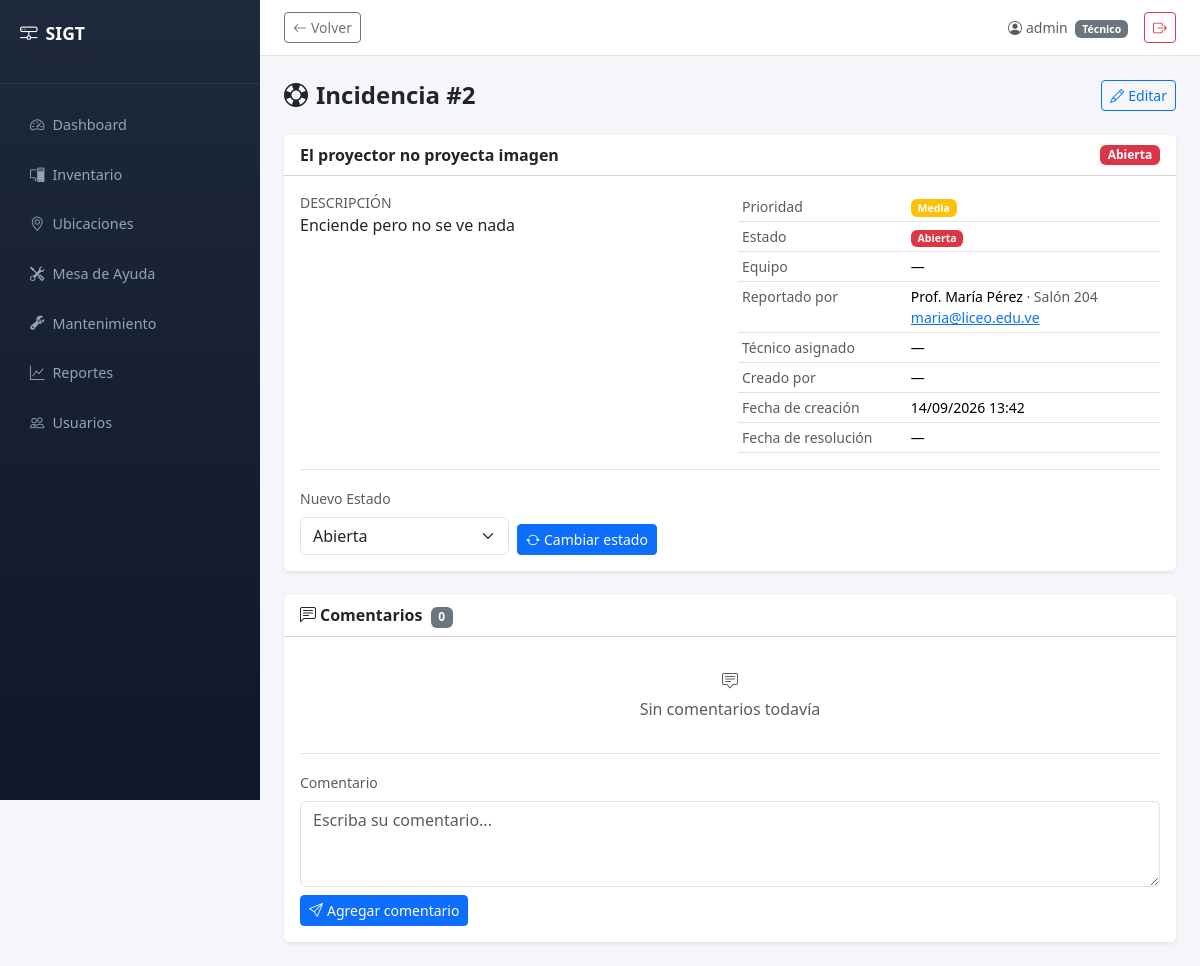
The page /mesa-ayuda/2/ (signed in) on the database its author committed.
### usuarios/models.py (models this page shows, shortened)
class User(AbstractUser):
    ROL_CHOICES = [
        ('admin', 'Administrador'),
        ('tecnico', 'Técnico'),
    ]
    rol = models.CharField(max_length=10, choices=ROL_CHOICES, default='tecnico')
    telefono = models.CharField(max_length=20, blank=True)
    class Meta:
        verbose_name = 'usuario'
        verbose_name_plural = 'usuarios'

### mesa_ayuda/models.py (models this page shows, shortened)
class Incidencia(models.Model):
    PRIORIDAD_CHOICES = [
        ('baja', 'Baja'),
        ('media', 'Media'),
        ('alta', 'Alta'),
        ('urgente', 'Urgente'),
    ]
    ESTADO_CHOICES = [
        ('abierta', 'Abierta'),
        ('en_proceso', 'En Proceso'),
        ('resuelta', 'Resuelta'),
        ('cerrada', 'Cerrada'),
    ]
    titulo = models.CharField(max_length=200)
    descripcion = models.TextField()
    nombre_reportero = models.CharField(max_length=150, blank=True, help_text='Nombre de quien reporta (si no es usuario del sistema)')
    area = models.CharField(max_length=100, blank=True, help_text='Salón / área donde ocurrió la falla')
    contacto = models.CharField(max_length=100, blank=True, help_text='Email o teléfono de contacto del reportero')
    equipo = models.ForeignKey(
        'inventario.Equipo', on_delete=models.SET_NULL,
        null=True, blank=True, related_name='incidencias'
    )
    prioridad = models.CharField(max_length=10, choices=PRIORIDAD_CHOICES, default='media')
    estado = models.CharField(max_length=15, choices=ESTADO_CHOICES, default='abierta')
    tecnico_asignado = models.ForeignKey(
        settings.AUTH_USER_MODEL, on_delete=models.SET_NULL,
        null=True, blank=True, related_name='incidencias_asignadas'
    )
    creado_por = models.ForeignKey(
        settings.AUTH_USER_MODEL, on_delete=models.SET_NULL,
        null=True, related_name='incidencias_creadas'
    )
    fecha_creacion = models.DateTimeField(auto_now_add=True)
    fecha_resolucion = models.DateTimeField(null=True, blank=True)
    class Meta:
        ordering = ['-fecha_creacion']
        permissions = [
            ('puede_cerrar_incidencia', 'Puede cerrar incidencias'),
        ]
    @property
    def prioridad_color(self):
        return {'baja': 'info', 'media': 'warning', 'alta': 'danger', 'urgente': 'dark'}.get(self.prioridad, 'secondary')
    @property
    def estado_color(self):
        return {
            'abierta': 'danger', 'en_proceso': 'warning',
            'resuelta': 'success', 'cerrada': 'secondary'
        }.get(self.estado, 'secondary')

### mesa_ayuda/views.py (the view)
# urls.py: path('<int:pk>/', views.IncidenciaDetailView.as_view(), name='detalle'),
class IncidenciaDetailView(LoginRequiredMixin, DetailView):
    model = Incidencia
    template_name = 'mesa_ayuda/incidencia_detail.html'
    context_object_name = 'incidencia'
    def get_context_data(self, **kwargs):
        context = super().get_context_data(**kwargs)
        context['comentario_form'] = ComentarioForm()
        context['estado_form'] = IncidenciaEstadoForm()
        incidencia = self.get_object()
        context['can_change_estado'] = (
            self.request.user.has_perm('mesa_ayuda.change_incidencia')
            or (incidencia.tecnico_asignado is not None and incidencia.tecnico_asignado == self.request.user)
        )
        return context

### mesa_ayuda/forms.py
class ComentarioForm(forms.ModelForm):
    class Meta:
        model = Comentario
        fields = ['texto']
        widgets = {
            'texto': forms.Textarea(attrs={'class': 'form-control', 'rows': 3, 'placeholder': 'Escriba su comentario...'}),
        }
        labels = {
            'texto': 'Comentario',
        }

class IncidenciaEstadoForm(forms.Form):
    estado = forms.ChoiceField(
        choices=Incidencia.ESTADO_CHOICES,
        widget=forms.Select(attrs={'class': 'form-select'}),
        label='Nuevo Estado',
    )

### mesa_ayuda/templates/mesa_ayuda/incidencia_detail.html (shortened to what this page needs)
{% extends "base.html" %}
{% block content %}
<div class="d-flex justify-content-between align-items-center mb-4">
    <h4 class="fw-bold mb-0"><i class="bi bi-life-preserver me-2"></i>Incidencia #{{ incidencia.pk }}</h4>
    <div class="d-flex gap-2">
        {% if perms.mesa_ayuda.change_incidencia %}
        <a href="{% url 'mesa_ayuda:editar' incidencia.pk %}" class="btn btn-outline-primary btn-sm">
            <i class="bi bi-pencil me-1"></i>Editar
        </a>
        {% endif %}
    </div>
</div>
<div class="card border-0 shadow-sm mb-4">
    <div class="card-header bg-white d-flex justify-content-between align-items-center">
        <span class="fw-semibold">{{ incidencia.titulo }}</span>
        <span class="badge bg-{{ incidencia.estado_color }}">{{ incidencia.get_estado_display }}</span>
    </div>
    <div class="card-body">
        <div class="row g-3">
            <div class="col-md-6">
                <div class="small text-muted text-uppercase">Descripción</div>
                <div class="mb-3">{{ incidencia.descripcion|linebreaks }}</div>
            </div>
            <div class="col-md-6">
                <table class="table table-sm small mb-0">
                    <tbody>
                        <tr>
                            <th class="text-muted fw-normal" style="width:40%">Prioridad</th>
                            <td><span class="badge bg-{{ incidencia.prioridad_color }}">{{ incidencia.get_prioridad_display }}</span></td>
                        </tr>
                        <tr>
                            <th class="text-muted fw-normal">Estado</th>
                            <td><span class="badge bg-{{ incidencia.estado_color }}">{{ incidencia.get_estado_display }}</span></td>
                        </tr>
                        <tr>
                            <th class="text-muted fw-normal">Equipo</th>
                            <td>{{ incidencia.equipo|default:"—" }}</td>
                        </tr>
                        {% if incidencia.nombre_reportero %}
                        <tr>
                            <th class="text-muted fw-normal">Reportado por</th>
                            <td>{{ incidencia.nombre_reportero }}
                                {% if incidencia.area %}<span class="text-muted">· {{ incidencia.area }}</span>{% endif %}
                                {% if incidencia.contacto %}<span class="text-muted"><a href="mailto:{{ incidencia.contacto }}">{{ incidencia.contacto }}</a></span>{% endif %}
                            </td>
                        </tr>
                        {% endif %}
                        <tr>
                            <th class="text-muted fw-normal">Técnico asignado</th>
                            <td>{% if incidencia.tecnico_asignado %}{{ incidencia.tecnico_asignado.get_full_name|default:incidencia.tecnico_asignado.username }}{% else %}—{% endif %}</td>
                        </tr>
                        <tr>
                            <th class="text-muted fw-normal">Creado por</th>
                            <td>{% if incidencia.creado_por %}{{ incidencia.creado_por.get_full_name|default:incidencia.creado_por.username }}{% else %}—{% endif %}</td>
                        </tr>
                        <tr>
                            <th class="text-muted fw-normal">Fecha de creación</th>
                            <td>{{ incidencia.fecha_creacion|date:"d/m/Y H:i" }}</td>
                        </tr>
                        <tr>
                            <th class="text-muted fw-normal">Fecha de resolución</th>
                            <td>{{ incidencia.fecha_resolucion|date:"d/m/Y H:i"|default:"—" }}</td>
                        </tr>
                    </tbody>
                </table>
            </div>
        </div>
        {% if can_change_estado %}
        <div class="border-top pt-3 mt-3">
            <form method="post" action="{% url 'mesa_ayuda:asignar' incidencia.pk %}" class="row g-2 align-items-end">
                <div class="col-md-3">
                    <label for="{{ estado_form.estado.id_for_label }}" class="form-label small text-muted">{{ estado_form.estado.label }}</label>
                    {{ estado_form.estado }}
                </div>
                <div class="col-md-3">
                    <button type="submit" class="btn btn-sm btn-primary">
                        <i class="bi bi-arrow-repeat me-1"></i>Cambiar estado
                    </button>
                </div>
            </form>
        </div>
        {% endif %}
    </div>
</div>
<div class="card border-0 shadow-sm">
    <div class="card-header bg-white fw-semibold">
        <i class="bi bi-chat-left-text me-1"></i>Comentarios
        <span class="badge bg-secondary ms-1">{{ incidencia.comentarios.count }}</span>
    </div>
    <div class="card-body">
        {% for comentario in incidencia.comentarios.all %}
        <div class="d-flex gap-3 mb-3">
            <div class="flex-shrink-0">
                <i class="bi bi-person-circle fs-4 text-secondary"></i>
            </div>
            <div class="w-100">
                <div class="d-flex justify-content-between small">
                    <span class="fw-semibold">{{ comentario.autor.get_full_name|default:comentario.autor.username }}</span>
                    <span class="text-muted">{{ comentario.fecha|date:"d/m/Y H:i" }}</span>
                </div>
                <div class="small mt-1 bg-light p-2 rounded">{{ comentario.texto|linebreaks }}</div>
            </div>
        </div>
        {% empty %}
        <div class="text-center text-muted py-3">
            <i class="bi bi-chat-square-text d-block mb-1"></i>Sin comentarios todavía
        </div>
        {% endfor %}
        <div class="border-top pt-3 mt-3">
            <form method="post" action="{% url 'mesa_ayuda:comentar' incidencia.pk %}">
                <div class="mb-2">
                    <label for="{{ comentario_form.texto.id_for_label }}" class="form-label small text-muted">{{ comentario_form.texto.label }}</label>
                    {{ comentario_form.texto }}
                </div>
                <button type="submit" class="btn btn-sm btn-primary">
                    <i class="bi bi-send me-1"></i>Agregar comentario
                </button>
            </form>
        </div>
    </div>
</div>
{% endblock %}

### templates/base.html (shortened to what this page needs)
{% load static %}
<!DOCTYPE html>
<html lang="es" data-bs-theme="light">
<head>
    <link href="https://cdn.jsdelivr.net/npm/bootstrap@5.3.3/dist/css/bootstrap.min.css" rel="stylesheet">
    <link href="https://cdn.jsdelivr.net/npm/bootstrap-icons@1.11.3/font/bootstrap-icons.min.css" rel="stylesheet">
</head>
<body>
    <aside class="sidebar" id="sidebar">
        <div class="sidebar-brand">
            <i class="bi bi-hdd-network me-2"></i>SIGT
            <small class="d-block text-muted" style="font-size:0.7rem; font-weight:400;">Liceo Campo Verde</small>
        </div>
        <nav class="nav flex-column mt-3">
            {% for item in sidebar_items %}
            <a class="nav-link {% if request.path == item.url %}active{% endif %}" href="{{ item.url }}">
                <i class="bi {{ item.icon }} me-2"></i>{{ item.label }}
            </a>
            {% endfor %}
        </nav>
    </aside>
    <div class="main-content">
        <div class="topbar d-flex justify-content-between align-items-center">
            <div class="d-flex align-items-center gap-2">
                {% if user.is_authenticated %}
                <button type="button" class="btn btn-sm btn-outline-secondary" onclick="history.back()" title="Volver atrás">
                    <i class="bi bi-arrow-left me-1"></i>Volver
                </button>
                {% endif %}
            </div>
            <div class="d-flex align-items-center gap-3">
                {% if user.is_authenticated %}
                <span class="text-muted small">
                    <i class="bi bi-person-circle me-1"></i>{{ user.get_full_name|default:user.username }}
                    {% if user.rol %}<span class="badge bg-secondary ms-1">{{ user.get_rol_display }}</span>{% endif %}
                </span>
                <form method="post" action="{% url 'usuarios:logout' %}" class="d-inline">
                    <button type="submit" class="btn btn-sm btn-outline-danger">
                        <i class="bi bi-box-arrow-right"></i>
                    </button>
                </form>
                {% endif %}
            </div>
        </div>
        <div class="content-body">
            {% block content %}{% endblock %}
        </div>
    </div>
</body>
</html>

### templates/base.html (style rules this page uses)
:root { --sidebar-width: 260px; --sidebar-collapsed: 0px; }
body { min-height: 100vh; background: #f4f6f9; }
.sidebar { width: var(--sidebar-width); min-height: 100vh; background: linear-gradient(180deg, #1e293b 0%, #0f172a 100%); position: fixed; top: 0; left: 0; z-index: 1040; transition: transform 0.3s ease; }
.sidebar .nav-link { color: #94a3b8; padding: 0.75rem 1.25rem; border-radius: 0.5rem; margin: 2px 10px; font-size: 0.9rem; transition: all 0.2s; }
.sidebar-brand { padding: 1.25rem; border-bottom: 1px solid rgba(255,255,255,0.08); color: #fff; font-weight: 700; font-size: 1.1rem; }
.main-content { margin-left: var(--sidebar-width); transition: margin-left 0.3s ease; min-height: 100vh; }
.topbar { background: #fff; border-bottom: 1px solid #dee2e6; padding: 0.75rem 1.5rem; }
.content-body { padding: 1.5rem; }

### rows shown on the page
User: get_full_name "admin", rol "Técnico"
Incidencia: pk "2", titulo "El proyector no proyecta imagen", estado "Abierta", descripcion "Enciende pero no se ve nada", prioridad "Media", equipo "—", nombre_reportero "Prof. María Pérez", area "Salón 204", contacto "maria@liceo.edu.ve", fecha_creacion "14/09/2026 13:42", fecha_resolucion "—", comentarios.count "0"

### other values the page prints
{{ item.label }} "Dashboard" "Inventario" "Ubicaciones" "Mesa de Ayuda" "Mantenimiento" "Reportes" "Usuarios"
{{ estado_form.estado.label }} "Nuevo Estado"
{{ comentario_form.texto.label }} "Comentario"
